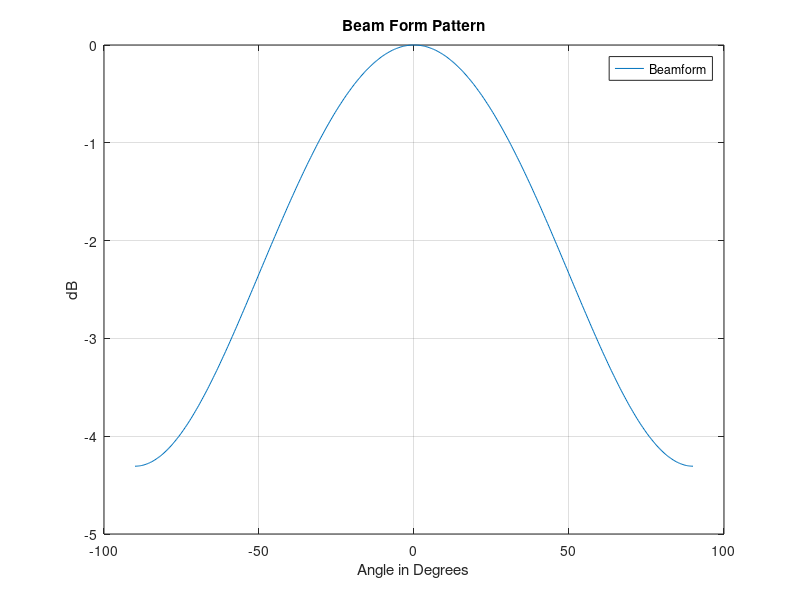
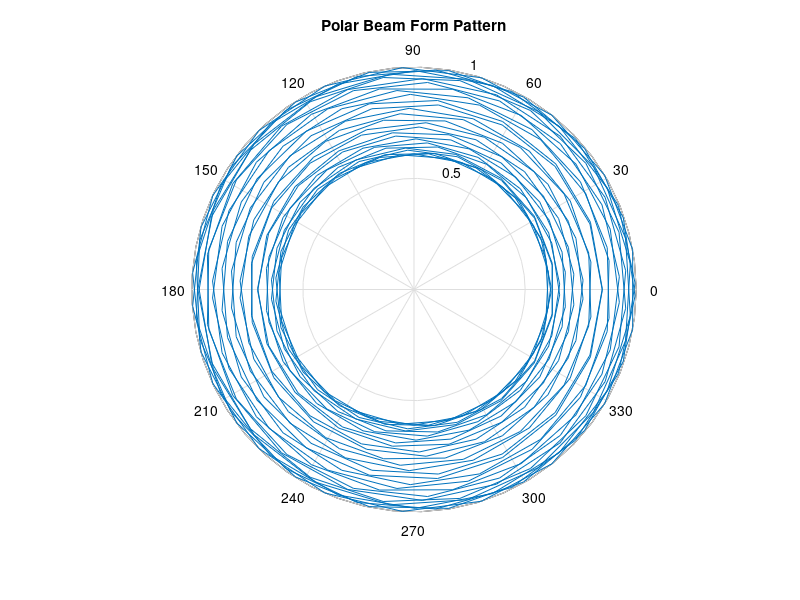

MATLAB code to generate these figures, in order:
%% Beam Form Plotter

%% Screen Display Settings

%Measure Screen Size of the device
%Calculate position values of figure windows
scrsz = get(0,'ScreenSize');
P1 = [50 300 scrsz(3)/2 scrsz(4)/2];
P2 = [50 80 scrsz(3)/2 scrsz(4)/2];
%P3 = [620 500 scrsz(3)/2 scrsz(4)/2];
%P4 = [620 80 scrsz(3)/2 scrsz(4)/2];

%% Parameter Specifications

ANGLE_RES           = 500;          % Number of angle points to calculate
numElements         = 2;            % Number of array elements
d                   = 0.1;         % Element separation in metres
f                   = 1000.0;       % Signal frequency in Hz 
C                   = 343.0;   
Thetas              = 0:ANGLE_RES-1;

%% Processing Section

%Calculate the planewave arrival angle
angle = -90 + 180.0 * Thetas/ (ANGLE_RES-1);
angleRad = deg2rad(angle);
 

%% Iterate Through Sensor Elements

for n = 0:numElements-1;
    
    position = n * d;
    delay = position * sin(angleRad) / C;

    realSum(n+1,:) = cos(2.0 * pi * f * delay);
    imagSum(n+1,:) = sin(2.0 * pi * f * delay);
    
end

%% Mix the Individual Beams
realSum =sum(realSum,1);
imagSum =sum(imagSum,1);
     
output = sqrt(realSum .* realSum + imagSum .* imagSum) / numElements;

%% Take Log Output
logOutput = 20 * log10(output);
     
     if(logOutput < -50) 
          logOutput = -50;
     end
%% Plotting the Resultant Beams

figure('position', P1);
plot(angle,logOutput)
grid on
title('Beam Form Pattern');
xlabel('Angle in Degrees');
ylabel('dB');
legend('Beamform');

figure('position', P2);
polar(angle,output)
title('Polar Beam Form Pattern');



